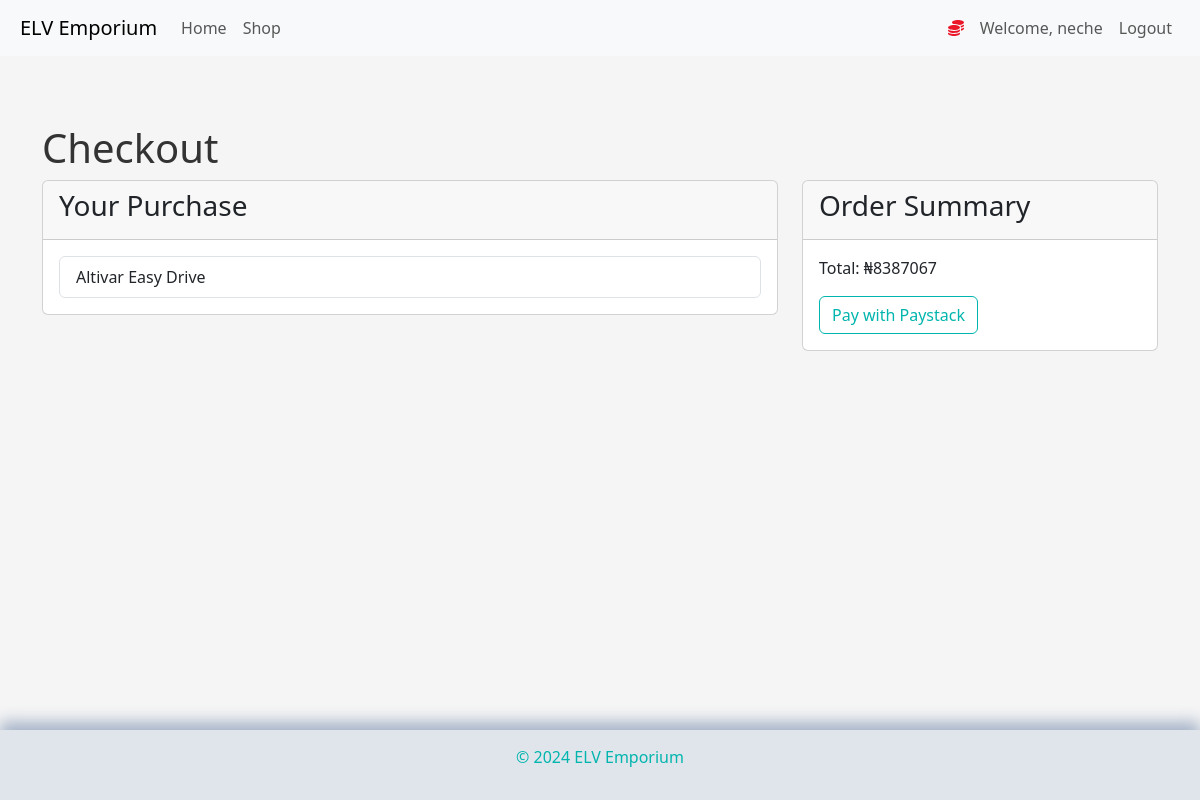
Before: /checkout?item_id=1 (signed in) with the older database file.
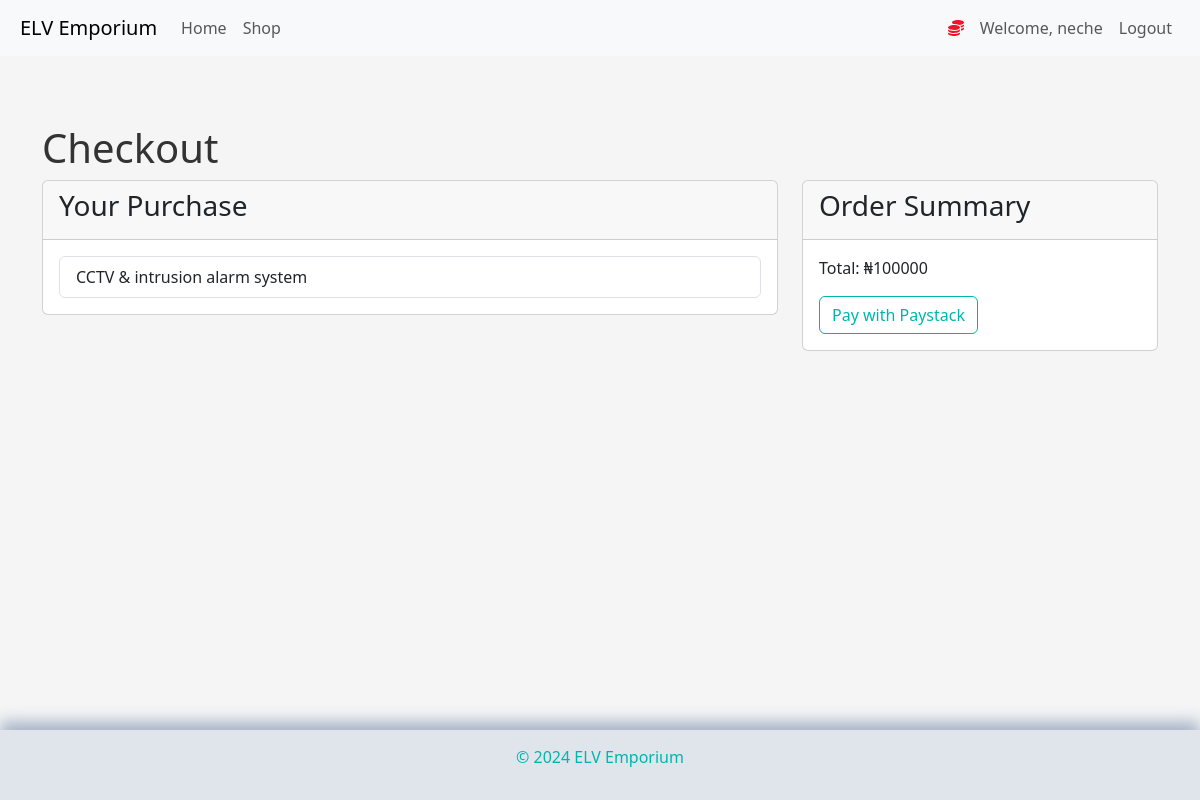
After: the same page with the newer database file.
### market/models.py (models this page shows, shortened)
class User(db.Model, UserMixin):
    id = db.Column(db.Integer, primary_key=True)
    username = db.Column(db.String(30), nullable=False, unique=True)
    email_address = db.Column(db.String(60), nullable=False, unique=True)
    password_hash = db.Column(db.String(60), nullable=False)
    items = db.relationship('Item', backref='owned_user', lazy=True)
    cart = db.relationship('CartItem', backref='user', lazy=True)
    @property
    def password(self):
        return self.password

class Item(db.Model):
    id = db.Column(db.Integer, primary_key=True)
    name = db.Column(db.String(30), nullable=False, unique=True)
    category = db.Column(db.String(30), nullable=False)
    price = db.Column(db.Integer, nullable=True)
    owner = db.Column(db.Integer, db.ForeignKey('user.id'))
    image_filename = db.Column(db.String(100), nullable=False, default='default_image.jpg')

### market/routes.py (the view)
@app.route('/checkout', methods=['GET'])
@login_required
def checkout():
    item_id = request.args.get('item_id')
    if item_id:
        item = Item.query.get_or_404(item_id)
        total = item.price
        items = [item]
    else:
        items = current_user.cart_items()
        total = current_user.cart_total()
    return render_template('checkout.html', items=items, total=total)

### market/models.py (called while the page is built)
@login_manager.user_loader
def load_user(user_id):
    return User.query.get(int(user_id))

### market/templates/checkout.html (shortened to what this page needs)
{% extends 'base.html' %}
{% block content %}
<div class="container mt-5">
    <h1>Checkout</h1>
    <div class="row">
        <div class="col-md-8">
            <div class="card">
                <div class="card-header">
                    <h3>Your Purchase</h3>
                </div>
                <div class="card-body">
                    <ul class="list-group">
                        {% for item in items %}
                        <li class="list-group-item d-flex justify-content-between align-items-center">
                            {{ item.name }}
                            <span class="badge badge-primary badge-pill">₦{{ item.price }}</span>
                        </li>
                        {% endfor %}
                    </ul>
                </div>
            </div>
        </div>
        <div class="col-md-4">
            <div class="card">
                <div class="card-header">
                    <h3>Order Summary</h3>
                </div>
                <div class="card-body">
                    <p>Total: ₦{{ total }}</p>
                    <button id="payButton" class="btn btn-primary btn-block">Pay with Paystack</button>
                </div>
            </div>
        </div>
    </div>
</div>
{% endblock %}

### market/templates/base.html (shortened to what this page needs)
<!doctype html>
<html lang="en">
<head>
    <link href="https://cdn.jsdelivr.net/npm/bootstrap@5.3.3/dist/css/bootstrap.min.css" rel="stylesheet"
>
    <link rel="stylesheet" href="https://cdnjs.cloudflare.com/ajax/libs/font-awesome/6.4.0/css/all.min.css">
</head>
<body>
    <nav class="navbar navbar-expand-lg bg-body-tertiary">
        <a class="navbar-brand" href="{{ url_for('home_page') }}">ELV Emporium</a>
        <div class="collapse navbar-collapse" id="navbarSupportedContent">
            <ul class="navbar-nav me-auto mb-2 mb-lg-0">
                <li class="nav-item active">
                    <a class="nav-link" href="{{ url_for('home_page') }}">Home </a>
                </li>
                <li class="nav-item">
                    <a class="nav-link" href="{{ url_for('shop_page') }}">Shop</a>
                </li>
            </ul>
            {% if current_user.is_authenticated %}
            <ul class="navbar-nav">
                <li class="nav-item">
                    <a class="nav-link" style="color: rgb(235, 22, 40); font-weight: bold">
                        <i class="fas fa-coins"></i>
                    </a>
                </li>
                <li class="nav-item">
                    <a class="nav-link">Welcome, {{ current_user.username }}</a>
                </li>
                <li class="nav-item">
                    <a class="nav-link" href="{{ url_for('logout_page') }}">Logout</a>
                </li>
            </ul>
            {% endif %}
        </div>
    </nav>
    <div class="content-wrapper">
        {% block content %}
        {% endblock %}
    </div>
    <footer class="neumorphic-footer">
        <div class="copyright">
            <p>&copy; 2024 ELV Emporium</p>
        </div>
    </footer>
</body>
</html>

### market/templates/base.html (style rules this page uses)
body { background-color: whitesmoke; color: #333; margin: 0; padding: 0; min-height: 100vh; display: flex; flex-direction: column; }
nav.navbar { padding-left: 20px; padding-right: 20px; }
button.btn { border: 1px solid #00B5AD; background-color: transparent; color: #00B5AD; }
.content-wrapper { flex: 1 0 auto; padding: 20px; }
.neumorphic-footer { flex-shrink: 0; background-color: #e0e5ec; padding: 15px; box-shadow: 0 -8px 15px #a3b1c6, 0 8px 15px #ffffff; }
.copyright { text-align: center; color: #00B5AD; }

Changed rows visible on the page:
changed Item: name "Altivar Easy Drive" → "CCTV & intrusion alarm system"; price "8387067" → "100000"
